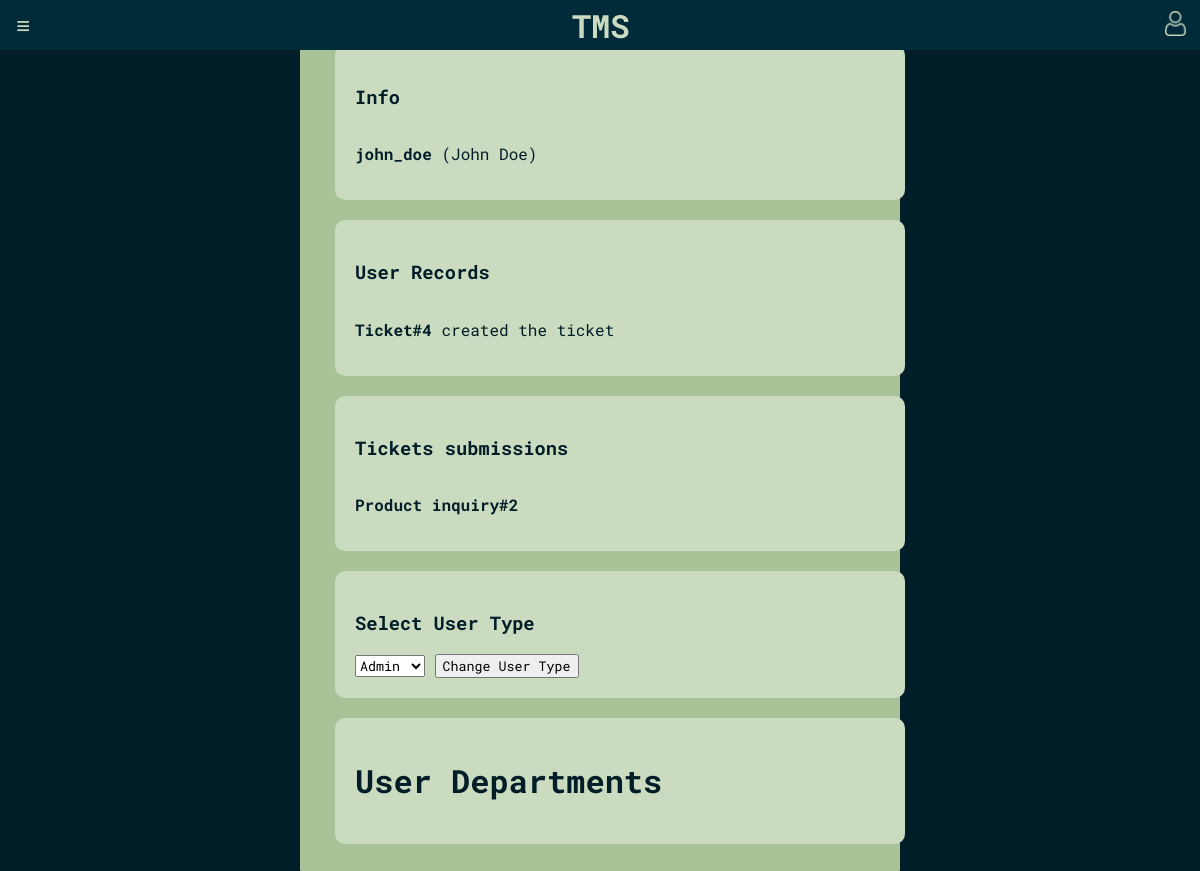
Screenshot of /pages/user_dashboard.php?id=1 (signed in) with the database file from the repository.
### tables this page shows
CREATE TABLE users (
    id INTEGER PRIMARY KEY AUTOINCREMENT,
    username TEXT,
    password CHAR(256) NOT NULL,
    full_name TEXT,
    email TEXT NOT NULL UNIQUE,
    user_type TEXT CHECK(user_type IN ('admin', 'agent', 'client'))
);

CREATE TABLE ticket_records (
    id INTEGER PRIMARY KEY AUTOINCREMENT,
    action TEXT NOT NULL,
    changed_at TIMESTAMP DEFAULT CURRENT_TIMESTAMP,
    ticket_id INTEGER REFERENCES tickets(id),
    author_id INTEGER REFERENCES users(id)
);

CREATE TABLE tickets (
    id INTEGER PRIMARY KEY AUTOINCREMENT,
    title TEXT NOT NULL,
    description TEXT NOT NULL,
    priority INTEGER CHECK(priority BETWEEN 1 AND 5),
    status_id INTEGER REFERENCES status(id) ON DELETE CASCADE,
    created_by INTEGER NOT NULL REFERENCES users(id) ON DELETE CASCADE,
    assigned_to INTEGER REFERENCES users(id) ON DELETE CASCADE,
    created_at TIMESTAMP DEFAULT CURRENT_TIMESTAMP,
    department_id INTEGER REFERENCES departments(id) ON DELETE CASCADE
);

### pages/user_dashboard.php (called while the page is built, shortened)
<?php
require_once(__DIR__.'/../templates/user/user_dashboard.php');
?>

### database/user.php (called while the page is built, shortened)
<?php
  function get_full_name($id) {
    global $dbh;
    try {
        $stmt = $dbh->prepare('SELECT full_name FROM users WHERE id = ?');
        $stmt->execute(array($id));
        if($row = $stmt->fetch()) {
            return $row['full_name'];
        }
    }catch(PDOException $e) {
        return -1;
    }
  }
  function get_username_by_id($id) {
    global $dbh;
    try {
        $stmt = $dbh->prepare('SELECT username FROM users WHERE id = ?');
        $stmt->execute(array($id));
        if($row = $stmt->fetch()) {
            return $row['username'];
        }
    }catch(PDOException $e) {
        return -1;
    }
  }
  function get_user_type_by_id($id){
    global $dbh;
    try {
      $stmt = $dbh->prepare('SELECT user_type FROM users WHERE id = ?');
      $stmt->execute(array($id));
      if($row = $stmt->fetch()) {
        return $row['user_type'];
    }
    }catch(PDOException $e) {
      return "error getting user type";
    }
  }
?>

### database/tickets.php (called while the page is built, shortened)
<?php
function get_ticket_submissions_by_user($user_id){
    global $dbh;
    try {
        $stmt = $dbh->prepare('SELECT * FROM tickets WHERE created_by = ?');
        $stmt->execute(array($user_id));
        $tickets = $stmt->fetchAll(PDO::FETCH_ASSOC);
        return $tickets;
    } catch(PDOException $e) {
        return -1;
    }
}
function get_ticket_records_by_author($author_id){
    global $dbh;
    try {
        $stmt = $dbh->prepare('SELECT * FROM ticket_records WHERE author_id = ?');
        $stmt->execute(array($author_id));
        $ticket_records = $stmt->fetchAll(PDO::FETCH_ASSOC);
        return $ticket_records;
    } catch(PDOException $e) {
        return -1;
    }
}
?>

### templates/user/user_dashboard.php (the view, shortened to what this page needs)
<!DOCTYPE html>
<html>
<head>
    <link rel="stylesheet" href="/css/style.css">
    <link rel="stylesheet" href="/css/positioning.css">
    <link rel="stylesheet" href="/css/user/style.css">
</head>
<body>
    <?php require(__DIR__.'/../common/header.php'); ?>
    <div class="wrapper">
        <?php require(__DIR__.'/../common/sidebar.php');
        require_once(__DIR__.'/../../database/tickets.php');
        require_once(__DIR__.'/../../database/user.php');
        ?>
        <main class="dashboard">
            <div class="user-info dash-box">
                <h3>Info</h3>
                <?php
                    $user_id = $_SESSION['target_user_id'];
                    echo "<p> <strong>" . htmlentities(get_username_by_id($user_id)) . "</strong> " .
                         "(".htmlentities( get_full_name($user_id)) . ")". "</p>";
                ?>
            </div>
            <div class="user-records dash-box">
            <h3>User Records</h3>
            <div class="scrollable" style="max-height: 200px; overflow-y: auto;">
                <?php
                $ticketsRecords = get_ticket_records_by_author($user_id);
                foreach ($ticketsRecords as $record) {
                    echo "<p><strong> Ticket#" . htmlentities($record['id'])."</strong> " .
                        htmlentities($record['action']) . "</p>";
                }
                ?>
            </div>
        </div>
            <div class="user-tickets dash-box">
                <h3>Tickets submissions</h3>
                <?php
                $tickets_submitted = get_ticket_submissions_by_user($user_id);
                foreach ($tickets_submitted as $ticket) {
                    echo "<p> <strong>" . htmlentities($ticket['title']) ."#" . htmlentities($ticket['id']). "</strong> " .
                          "</p>";
                }
                ?>
            </div>
            <?php
            $currentUserType = $_SESSION['user_type'];
            $target_user_type =  get_user_type_by_id($user_id);
            ?>
            <?php if ($currentUserType === 'admin') { ?>
                <div class="user-type-selection dash-box">
                    <h3>Select User Type</h3>
                    <form action="../../actions/change_user_type.php" method="post">
                        <select id="user-type" name="user-type">
                            <option value="admin" <?php if ($target_user_type === 'admin') { echo 'selected'; } ?>>Admin</option>
                        </select>
                        <input type="submit" value="Change User Type">
                    </form>
                </div>
            <?php } ?>
            <div class="user-departments dash-box">
                <h1>User Departments</h1>
            </div>
        </main>
    </div>
</body>
</html>

### css/style.css (style rules this page uses)
:root { --main-blue: #022B3A; --main-blue-darker: #011D27; --tea-green: #CADBC0; --tea-green-light: #A8C397; --pink-bittersweet: #F97068; --pink-melon: #FCB4B1; --white: #f0f0f0; --almost-white: #e5e5e5; --blue-gradient: linear-gradient(90deg, rgba(2,0,36,1) 77%, rgba(9,9,121,1) 100%); --bg-blue-gradient: linear-gradient(160deg, #000529 0%, #80D0C7 100%); }
* { font-family: 'Roboto Mono', monospace !important; }
body { padding:0; margin:0; background: var(--main-blue-darker); color:var(--tea-green); font-family: 'Roboto Mono', monospace; }

### css/positioning.css (style rules this page uses)
:root { --main-blue: #022B3A; --main-blue-darker: #011D27; --tea-green: #CADBC0; --tea-green-light: #A8C397; --pink-bittersweet: #F97068; --pink-melon: #FCB4B1; }
.wrapper { display: flex; flex-direction: column; height: 100%; }
main { width: 100%; }

### css/user/style.css (style rules this page uses)
.dashboard { border-radius: 10px; background-color: var(--tea-green-light); width: 50%; margin: 10px auto; padding: 15px; box-sizing: border-box; }
.dash-box { color: var(--main-blue-darker); background: var(--tea-green); padding: 20px; border-radius: 10px; width: 100%; height: 100%; text-align: left; display: flex; flex-direction: column; justify-content: space-between; align-items: flex-start; overflow-y: auto; box-sizing: border-box; margin: 20px; }
.scrollable { border-radius: 10px; overflow-y: auto; box-sizing: border-box; max-height: auto; max-width: 90%; }

### rows the page displays
users: username "john_doe", full_name "John Doe", user-type "Admin"
ticket_records: id "4", action "created the ticket"
tickets: title "Product inquiry", id "2"
